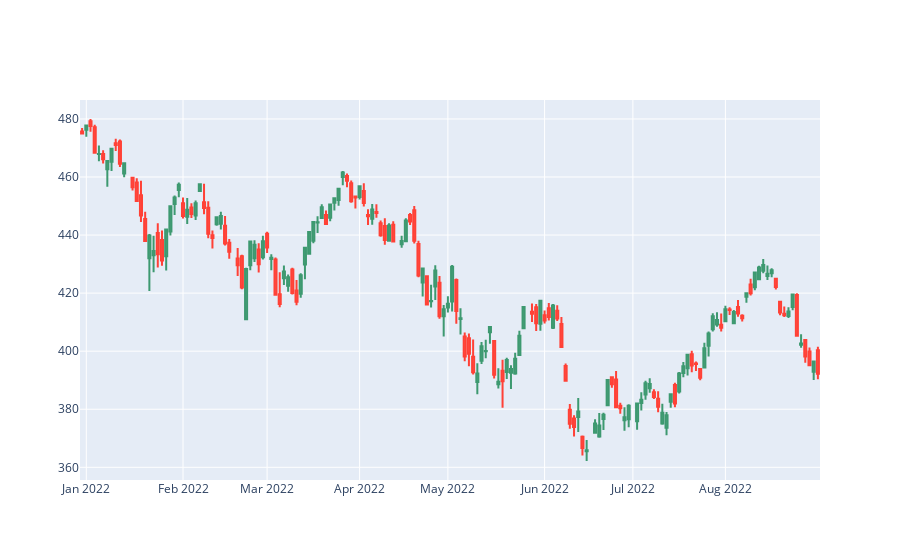

The cell this chart's notebook holds for it:
### Code cell
# rangeslider 可以快速調整所要的範圍
# 如不需要可以刪除 removing rangeslider
fig.update_layout(xaxis_rangeslider_visible=False)
# 隱藏週末
fig.update_xaxes(rangebreaks=[dict(bounds=["sat", "mon"])])

### Figure 1 — Plotly figure (JSON) as saved in the notebook; plotly's stock layout.template omitted (floating-point values rounded to 4 significant figures; data arrays with more than 128 entries replaced by an {"elided": "..."} marker saying what was removed)
{"data": [{"close": {"elided": "170 float values"}, "high": {"elided": "170 float values"}, "low": {"elided": "170 float values"}, "open": {"elided": "170 float values"}, "type": "candlestick", "x": {"elided": "170 str values"}}], "layout": {"xaxis": {"rangebreaks": [{"bounds": ["sat", "mon"]}], "rangeslider": {"visible": false}}}}
